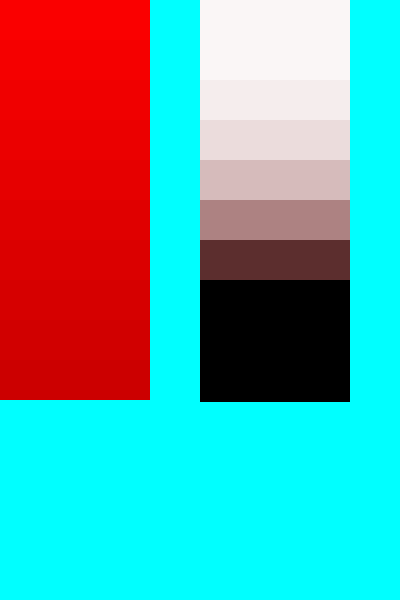
Frame 1 (no input)
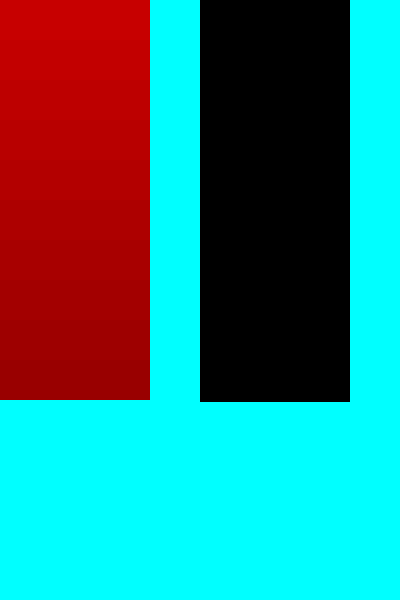
Frame 2 (the mouse pressed at the canvas centre, redrawn once)

The p5.js sketch that drew these frames (run headless with seeded random() and noise() and a simulated clock; the mouse was pressed at the canvas centre and the sketch redrawn once):

// p5.js sketch
// ── sketch.js

let z=2;
let w=2;
let s=0;

function setup() {
  createCanvas(400, 600);
  noLoop();
}

function draw() {
  colorMode(HSB,360,128,100);
  background(180,128,100);


  for(let i=0; i<400;i=i+40){
    console.log(i);
    noStroke()
    fill(0,128,100-w);
    rect(0,i,150,40);
    w=w+2;
}
for(let i=0; i<400;i=i+40){
  console.log(i);
  noStroke()
  fill(0,z,100-z);
  rect(200,i,150,42);
  s=s+1;
  z=2**(s);
}


}
